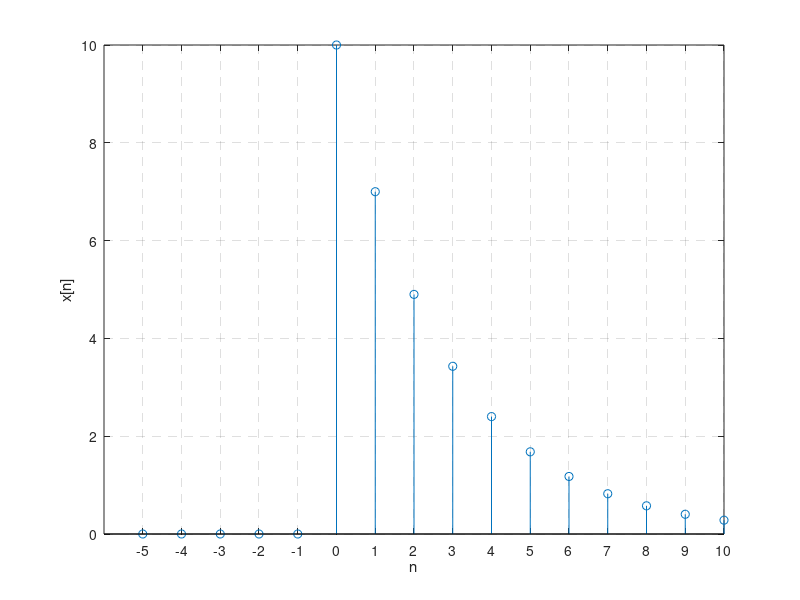

Source code (MATLAB):
n = -5:1:10;
x = zeros(size(n));

for i = 1:length(n)
    if n(i) >= 0 x(i) = 10 * (0.7) .^ n(i);
    end
end

stem(n, x);
xlabel('n');
ylabel('x[n]')
grid;
xticks(n);
set(gca,'GridLineStyle','--');
